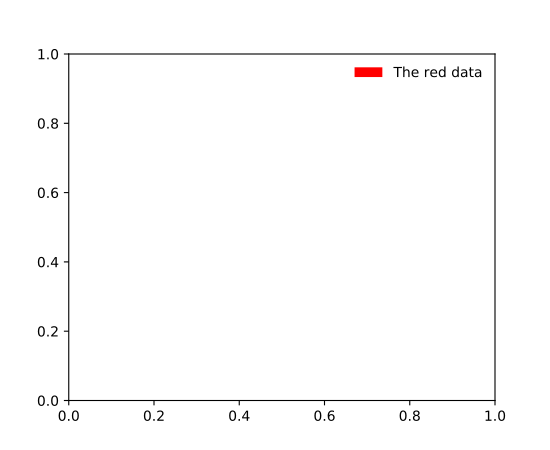

Here is the Python script that generated this plot:
import matplotlib.patches as mpatches
import matplotlib.pyplot as plt

red_patch = mpatches.Patch(color='red', label='The red data')
plt.legend(handles=[red_patch])

plt.show()
